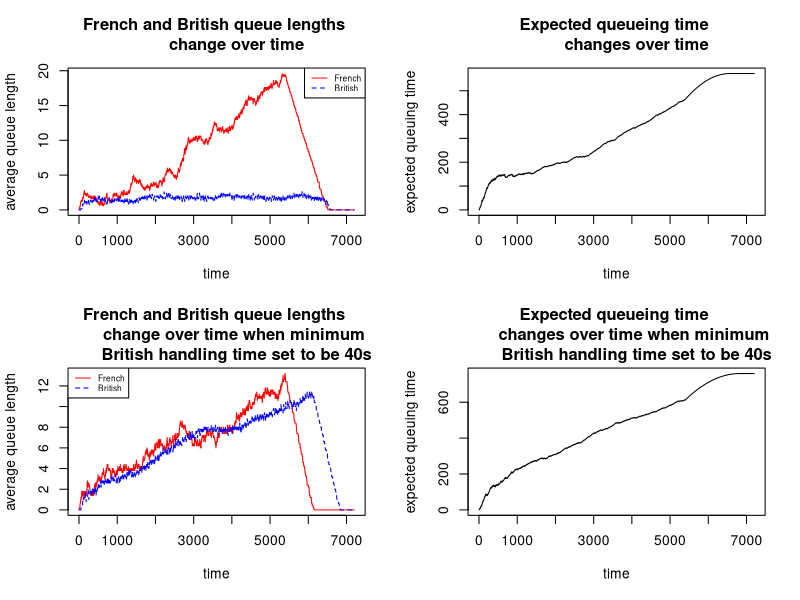

R code for this plot: (Note: a time limit stopped this script after it produced the figure.)
# Define the function "insert()" to find the shortest queue and insert the new 
# arrival car 
# "station" is an array with two numerical lists
# station["qn"] is the list of number representing how many cars in that queue
# station["dt"] is the list of number representing the processing time for each queue
# "tr" and "tm" is the given constants
insert <- function(station,tr,tm){
  # find the shortest queue
  qn_min <- which.min(station["qn",]) 
  # The newly arrived car will join the shortest queue
  station["qn",qn_min]<- station["qn",qn_min]+1
  # "-1" represent there isn't any car in the queue
  # if the remaining queue didn't have any car, then use random uniform distribution
  # to find it's processing time and add to the list of processing time
  if(station["dt",qn_min]==-1){
    station["dt",qn_min] <- sample(tr:(tm+tr),1)
    print(station["dt",qn_min])
  }
  return (station)
}

# Define the function "finish"
# in order to let car that have been processed leave the queue and record the processing 
# time for that car
finish <- function(station,queue,tr,tm){
  # there is one car finish processing and need to leave, then the number of cars
  # in that queue will reduce one
  station["qn",queue]<-station["qn",queue]-1
  # if there is more that one car in the queue
  # then use random uniform distribution to find the processing time and record it
  # if not, let the processing time equals to "-1" which represent there is no car
  # in the queue
  if(station["qn",queue] > 0){
    station["dt",queue] <- sample(tr:(tm+tr),1)
  }
  else{
    station["dt",queue] <- -1
  }
  return(station)
}
# Define the function "qsim(mf,mb,a.rate,trb,trf,tmb,tmf,maxb)"
# "mf" is the number of French stations
# "mb" is the number of British stations
# "a.rate" is the probability a new car arrives at French stations in one second
# A car arrives at the French stations randomly at an average rate of one every 
# 10 seconds, so that there is a probability of 0.1 of an arrival each second
# The processing time in the French stations will be a random number uniformly distributed between (tmf,tmf+trf) 
# The processing time in the British stations will be a random number uniformly distributed between (tmb,tmb+trb) 
# The maximum number of cars in each British station will be "maxb"
qsim <- function(mf=5,mb=5,a.rate=.1,trb=40,trf=40,tmb=30,tmf=30,maxb=20) {
  # Here are some variables we will use later
  # "start" is a list to store the time stamp when a new car arrives at the French stations 
  # "end" is a list to store the time stamp when a car finish processing and leave the 
  # Brisish station
  start <- c(0)
  end<-c(0)
  # "f" is a data.frame to store the processing time for cars in the French stations
  # Choosing to use a data.frame to store the processing time to avoid messing up each station
  # Columns in "f" stand for each French station, namely "station_1", "station_2", ..., "station_mf"
  # The first row in "f" stores the number of cars waiting in the station
  # The second row in "f" stores the processing time for each car
  column_names_f <- paste0("station_", seq_len(mf))
  f <- data.frame(matrix(c(0,-1),ncol=length(column_names_f), nrow=2))
  colnames(f) <- column_names_f
  rownames(f) <- c("qn","dt")
  # "b" is a data.frame to store the processing time for cars in the British stations
  # Same ideas to build "b"
  column_names_b <- paste0("station_", seq_len(mb))
  b <- data.frame(matrix(c(0,-1),ncol=length(column_names_b), nrow=2))
  colnames(b) <- column_names_b
  rownames(b) <- c("qn","dt")
  
  nf <- c()
  nb <- c()
  eq <- c()
  # This model will simulate for a 2-hour period, in total 7200 seconds
  for (t in 1:(2*60*60)){
    # first find the column that the processing time equals to 0 in British station
    # the reason why we need to start with British station is because it's hard
    # to leave the car in French staion if the British station is full, so we need
    # to first find the car leave British station first and then go back to cars 
    # that leave French station and go to British station directly
    for( i in which(b["dt", ] %in% 0)){
      b <- finish(b,i,trb,tmb)
      end <- append(end,t)
    }
    # find the column that the processing time equals to 0 in French station
    for (i in which(f["dt",] %in% 0)){
      # if the sum of the queue number in british station is smaller then the 
      # maximum capcity, that means there is still some vacancy in British staion
      if(sum(b["qn",])<maxb*mb){
        f <- finish(f,i,trf,tmf)
        b <- insert(b,trb,tmb)
      }
    }
    
    
    
    # Provided "a.rate" this input as the arriving probability, we use "sample()" 
    # function to randomly choose "TRUE" or "FALSE"
    # "TURE" indicates a car arrives while "False" indicating no cars arrive
    # Ignoring the situation that more than one car arriving at the same time, so 
    # "size" attribute in "sample()" function is 1
    if (t <= (90*60)){ # New cars only arrive at French stations in the first 1.5 hours
      if (sample(c(TRUE,FALSE), size = 1, prob = c(a.rate,1-a.rate))){
        # If "sample()" function generates "TURE" as the result, which means a new car 
        # arrives at the French stations, we will add a time stamp to the "start" list
        start <- append(start,t)
        #print("start a new car")
        f <- insert(f,trf,tmf)
      }
    }
    
    
    
    # One iteration in this for loop means one second has passed, so we cut one 
    # second off from the positive processing time for each car.
    f["dt", ] <- apply(f["dt", , drop = FALSE], 1, function(row) {
      ifelse(row > 0, row - 1, row)
    })
    b["dt", ] <- apply(b["dt", , drop = FALSE], 1, function(row) {
      ifelse(row > 0, row - 1, row)
    })
    
    nf <- append(nf,sum(f["qn",])/mf)
    nb <- append(nb,sum(b["qn",])/mb)
    
    eq <- append(eq,(sum(end)+(length(start)-length(end))*t-sum(start))/length(start))
  }
  

  return(list(nf,nb,eq))
}

iqsim <- qsim()
jqsim <- qsim(tmb=40)
# plot a 4 panel 2 row, 2 row plot
par(mfrow=c(2,2))

# plot of French and British queue lengths change over time
matplot(1:7200, cbind(iqsim[[1]],iqsim[[2]]), type='l', col=c("red", "blue"), 
        xlab="time", ylab="average queue length", 
        main="French and British queue lengths 
        change over time")
legend("topright", c("French", "British"), col=c("red", "blue"), lty=1:2, cex=0.6)

# plot of expected queueing time changes over time
matplot(1:7200, iqsim[[3]], type='l', xlab="time", ylab="expected queuing time", 
        main = "Expected queueing time 
        changes over time")

# plot of French and British queue lengths change over time when the minimum British
# handling time is set to 40 seconds
matplot(1:7200, cbind(jqsim[[1]],jqsim[[2]]), type='l', col=c("red", "blue"), 
        xlab="time", ylab="average queue length", 
        main="French and British queue lengths 
        change over time when minimum 
        British handling time set to be 40s")
legend("topleft", c("French", "British"), col=c("red", "blue"), lty=1:2, cex=0.6)

# plot of expected queueing time changes over time when the minimum British handling
# time is set to 40 seconds
matplot(1:7200, jqsim[[3]], type='l', xlab="time", ylab="expected queuing time", 
        main = "Expected queueing time 
        changes over time when minimum 
        British handling time set to be 40s")

# in order to find the probability of at least one car missing ferry departure,
# we need to run qsin() function 100 times
k <- 0
for (i in 1:100){
  # if the final average queue length in Frencg station isn't zero, that means 
  # there is at least one car missing ferry departure
  if (qsim()[[1]][7200] != 0){
      k <- k + 1
  }
}
k

print(paste0("The probability of at least one car missing the ferry departure is", k/100))
